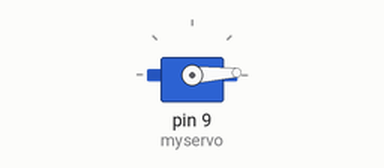
Recording of a sketch running on a simulated Arduino Uno, built with avr-gcc and run on an emulated ATmega328P. Shown: servo.

Above: at 0.05 s.
At 1.3 s:
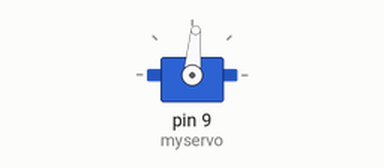
At 2.6 s:
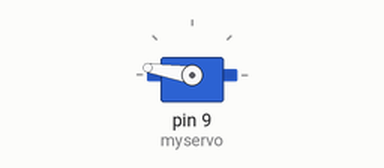
At 5.2 s:
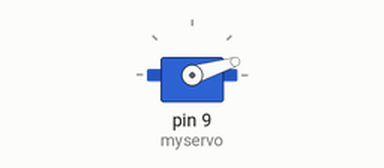
Timing chart, 0 to 7.1 s (numbered marks = the images above):
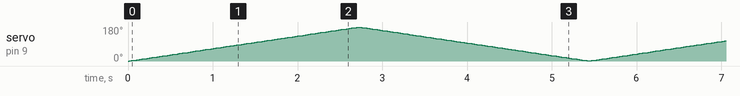

The sketch:

170-180SweepServo.ino
```cpp
// Set up the servo motor
#include <Servo.h>
Servo myservo;

void setup() {
    myservo.attach(9);
}

void loop() {
  // Make the servo rotate from 0 to 180 degrees, then back
    for (int i = 0; i < 180; i++) {
        myservo.write(i);
        delay(15);
    }
    for (int i = 180; i > 0; i--) {
        myservo.write(i);
        delay(15);
    }
}
```
